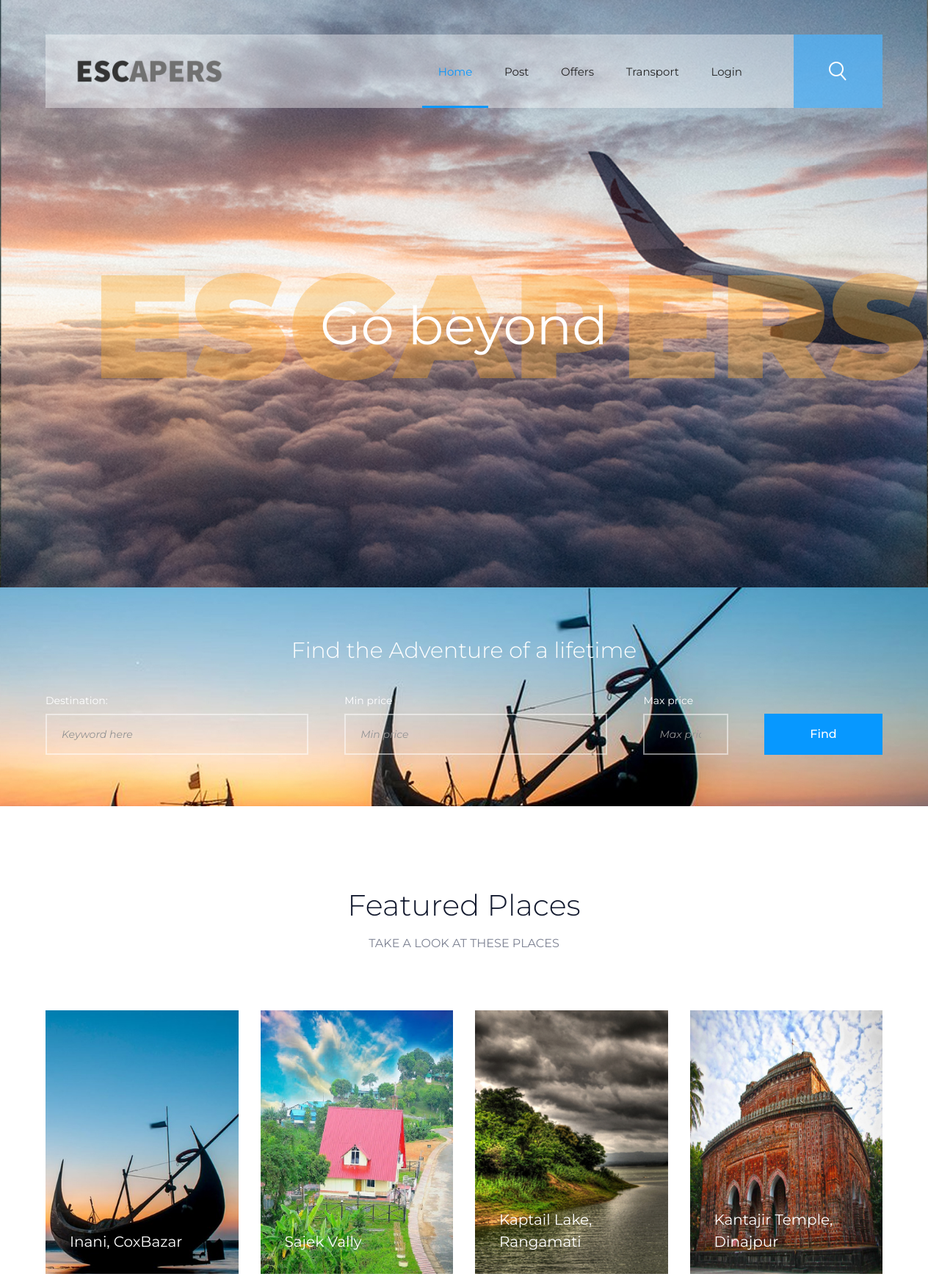
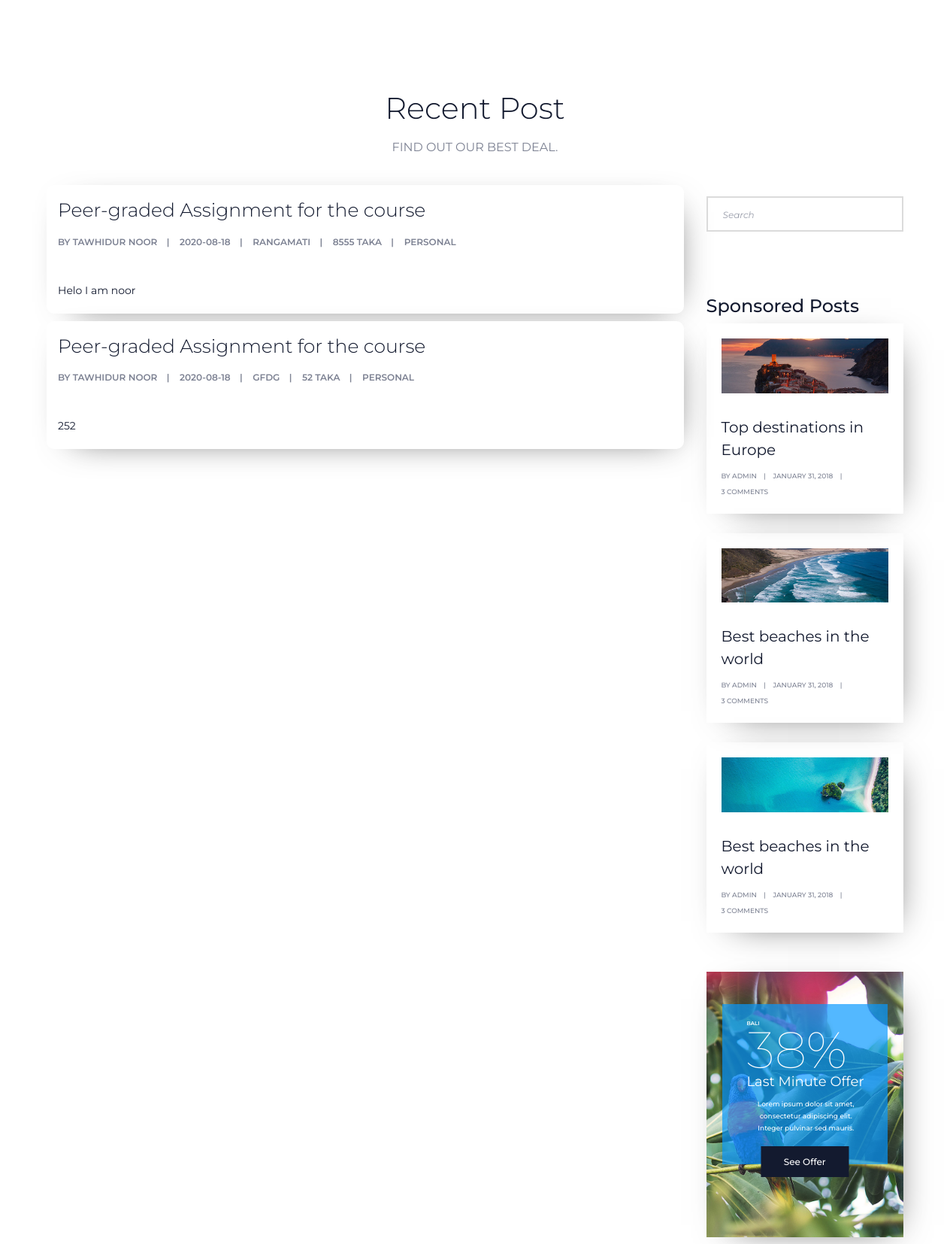
The page / (upper part) on the database its author committed (2 pictures, top to bottom).
### tables this page shows
CREATE TABLE `post_table` (
  `post_id` int(11) NOT NULL,
  `title` varchar(255) NOT NULL,
  `u_id` varchar(100) NOT NULL,
  `created_at` date NOT NULL,
  `held_at` date NOT NULL,
  `num_guest` int(11) NOT NULL,
  `places` varchar(200) NOT NULL,
  `cost` int(11) NOT NULL,
  `tour_type` varchar(20) NOT NULL,
  `post` text NOT NULL
);

CREATE TABLE `users` (
  `u_id` int(11) NOT NULL,
  `f_name` varchar(30) NOT NULL,
  `l_name` varchar(30) NOT NULL,
  `email` varchar(100) NOT NULL,
  `pass_1` varchar(20) NOT NULL,
  `pass_2` varchar(20) NOT NULL,
  `u_type` varchar(20) NOT NULL,
  `pro_pic` varchar(50) NOT NULL
);

### index.php (the view, shortened to what this page needs)
<!DOCTYPE html>
<html lang="en" dir="ltr">
<head>
    <link rel="stylesheet" type="text/css" href="styles/bootstrap4/bootstrap.min.css">
    <link href="plugins/font-awesome-4.7.0/css/font-awesome.min.css" rel="stylesheet" type="text/css">
    <link rel="stylesheet" type="text/css" href="plugins/OwlCarousel2-2.2.1/owl.carousel.css">
    <link rel="stylesheet" type="text/css" href="plugins/OwlCarousel2-2.2.1/owl.theme.default.css">
    <link rel="stylesheet" type="text/css" href="plugins/OwlCarousel2-2.2.1/animate.css">
    <link href="plugins/magnific-popup/magnific-popup.css" rel="stylesheet" type="text/css">
    <link rel="stylesheet" type="text/css" href="styles/main_styles.css">
    <link rel="stylesheet" type="text/css" href="styles/responsive.css">
    <link rel="stylesheet" type="text/css" href="styles/post_responsive.css">
</head>
<body>
    <?php include "HeaderFooter/header.php"; ?>
    <div class="home">
        <div class="home_background" style="background-image:url(images/boat.jpg)"></div>
        <div class="home_content">
            <div class="home_content_inner">
                <div class="home_text_large">ESCAPERS</div>
                <div class="home_text_small">Go beyond</div>
            </div>
        </div>
    </div>
    <div class="find">
        <div class="find_background parallax-window" data-parallax="scroll" data-image-src="images/find.jpg" data-speed="0.8"></div>
        <div class="container">
            <div class="row">
                <div class="col-12">
                    <div class="find_title text-center">Find the Adventure of a lifetime</div>
                </div>
                <div class="col-12">
                    <div class="find_form_container">
                        <form action="#" id="find_form" class="find_form d-flex flex-md-row flex-column align-items-md-center align-items-start justify-content-md-between justify-content-start flex-wrap">
                            <div class="find_item">
                                <div>Destination:</div>
                                <input type="text" class="destination find_input" required="required" placeholder="Keyword here">
                            </div>
                            <div class="find_item">
                                <div>Min price</div>
                                <input type="number" class="destination find_input" required="required" placeholder="Min price">
                            </div>
                            <div class="find_item">
                                <div>Max price</div>
                                <input type="number" class="destination find_input" required="required" placeholder="Max price">
                            </div>
                            <button class="button find_button">Find</button>
                        </form>
                    </div>
                </div>
            </div>
        </div>
    </div>
    <div class="top">
        <div class="container">
            <div class="row">
                <div class="col">
                    <div class="section_title text-center">
                        <h2>Featured Places</h2>
                        <div>take a look at these places</div>
                    </div>
                </div>
            </div>
            <div class="row top_content">
                <div class="col-lg-3 col-md-6 top_col">
                    <div class="top_item">
                        <a href="#">
                            <div class="top_item_image"><img src="images/top_1.jpg" alt="https://unsplash.com/@sgabriel"></div>
                            <div class="top_item_content">
                                <div class="top_item_text">Inani, CoxBazar</div>
                            </div>
                        </a>
                    </div>
                </div>
                <div class="col-lg-3 col-md-6 top_col">
                    <div class="top_item">
                        <a href="#">
                            <div class="top_item_image"><img src="images/top_2.jpg" alt="https://unsplash.com/@jenspeter"></div>
                            <div class="top_item_content">
                                <div class="top_item_text">Sajek Vally</div>
                            </div>
                        </a>
                    </div>
                </div>
                <div class="col-lg-3 col-md-6 top_col">
                    <div class="top_item">
                        <a href="#">
                            <div class="top_item_image"><img src="images/top_3.jpg" alt="https://unsplash.com/@anikindimitry"></div>
                            <div class="top_item_content">
                                <div class="top_item_text">Kaptail Lake, Rangamati</div>
                            </div>
                        </a>
                    </div>
                </div>
                <div class="col-lg-3 col-md-6 top_col">
                    <div class="top_item">
                        <a href="#">
                            <div class="top_item_image"><img src="images/top_4.jpg" alt="https://unsplash.com/@hellolightbulb"></div>
                            <div class="top_item_content">
                                <div class="top_item_text">Kantajir Temple, Dinajpur</div>
                            </div>
                        </a>
                    </div>
                </div>
            </div>
        </div>
    </div>
    <div class="news">
        <div class="container">
            <div class="row">
                <div class="col">
                    <div class="section_title text-center">
                        <h2>Recent Post</h2>
                        <div>Find out our best deal.</div>
                    </div>
                </div>
            </div>
            <br><br>
            <div class="row">
                <div class="col-lg-9">
                    <div class="post_posts">
                        <?php
                        include_once "Backend\connection.php";
                        $sql = "SELECT post_table.post_id, post_table.title, post_table.created_at, post_table.held_at, post_table.num_guest, post_table.places, post_table.cost, post_table.tour_type, post_table.post, users.f_name, users.l_name, users.u_id  FROM post_table INNER JOIN users ON post_table.u_id = users.u_id ORDER BY post_table.created_at DESC";
                        $result = mysqli_query($conn, $sql);
                        if (mysqli_num_rows($result) > 0) {
                            while ($row = mysqli_fetch_assoc($result)) {
                                echo ' <div class="post_post">
                                   <div class="post_title"><a href="postview.php?id=' . $row['post_id'] . '">' . $row['title'] . '</a></div>
                                   <div class="post_meta">
                                       <ul>
                                           <li><a href="/users?id=' . $row['u_id'] . '">by ' . $row['f_name'] . " " . $row['l_name'] . '</a></li>
                                           <li>' . $row['created_at'] . '</li>
                                           <li>' . $row['places'] . '</li>
                                           <li>' . $row['cost'] . ' Taka</li>
                                           <li>' . $row['tour_type'] . '</li>
                                       </ul>
                                   </div>
                                   <div class="post_text">
                                       <p>' . $row['post'] . '</p>
                                   </div>
                               </div> ';
                            }
                        } else {
                            echo "0 results";
                        }
                        ?>
                    </div>
                </div>
                <div class="col-lg-3">
                    <div class="sidebar">
                        <div class="sidebar_search">
                            <input type="search" class="sidebar_search_input" placeholder="Search">
                        </div>
                        <div class="sidebar_featured">
                            <h3>Sponsored Posts</h3>
                            <div class="sidebar_featured_post">
                                <div class="sidebar_featured_image"><img src="images/sidebar_featured_1.jpg" alt="">
                                </div>
                                <div class="sidebar_featured_title"><a href="#">Top destinations in Europe</a></div>
                                <div class="sidebar_featured_meta">
                                    <ul>
                                        <li><a href="#">by admin</a></li>
                                        <li>january 31, 2018</li>
                                        <li><a href="#">3 comments</a></li>
                                    </ul>
                                </div>
                            </div>
                            <div class="sidebar_featured_post">
                                <div class="sidebar_featured_image"><img src="images/sidebar_featured_2.jpg" alt="">
                                </div>
                                <div class="sidebar_featured_title"><a href="#">Best beaches in the world</a></div>
                                <div class="sidebar_featured_meta">
                                    <ul>
                                        <li><a href="#">by admin</a></li>
                                        <li>january 31, 2018</li>
                                        <li><a href="#">3 comments</a></li>
                                    </ul>
                                </div>
                            </div>
                            <div class="sidebar_featured_post">
                                <div class="sidebar_featured_image"><img src="images/sidebar_featured_3.jpg" alt="">
                                </div>
                                <div class="sidebar_featured_title"><a href="#">Best beaches in the world</a></div>
                                <div class="sidebar_featured_meta">
                                    <ul>
                                        <li><a href="#">by admin</a></li>
                                        <li>january 31, 2018</li>
                                        <li><a href="#">3 comments</a></li>
                                    </ul>
                                </div>
                            </div>
                        </div>
                        <div class="sidebar_offers">
                            <div class="sidebar_offer">
                                <div class="sidebar_offer_background" style="background-image:url(images/offer_1.jpg)">
                                </div>
                                <div class="sidebar_offer_content">
                                    <div class="sidebar_offer_destination">bali</div>
                                    <div class="sidebar_offer_percent">38%</div>
                                    <div class="sidebar_offer_title">Last Minute Offer</div>
                                    <div class="sidebar_offer_text">Lorem ipsum dolor sit amet, consectetur adipiscing
                                        elit.
                                        Integer pulvinar sed mauris.</div>
                                    <div class="sidebar_offer_button"><a href="offers.html">See Offer</a></div>
                                </div>
                            </div>
                        </div>
                    </div>
                </div>
            </div>
        </div>
    </div>
</body>
</html>

### HeaderFooter/header.php (shortened to what this page needs)
<header class="header">
    <div class="container">
        <div class="row">
            <div class="col">
                <div class="header_container d-flex flex-row align-items-center justify-content-start">
                    <div class="logo_container">
                        <div class="logo">
                            <div class="logo_image"><img src="images/logo.png" alt=""></div>
                        </div>
                    </div>
                    <nav class="main_nav ml-auto">
                        <ul class="main_nav_list">
                            <?php
                            if (basename($_SERVER['PHP_SELF']) == "index.php") {
                                $index = " active";
                            }
                            ?>
                            <li class="main_nav_item <?php echo $index ?> "><a href="index.php">Home</a></li>
                            <li class="main_nav_item <?php echo $post ?> "><a href="post.php">Post</a></li>
                            <li class="main_nav_item <?php echo $offers ?> "><a href="offers.php">Offers</a></li>
                            <li class="main_nav_item <?php echo $transport ?> "><a href="transport.php">Transport</a>
                            </li>
                            <?php
                            if (!isset($_SESSION['email'])) {
                                echo '<li class="main_nav_item"><a href="LoginRegLogout/login.php?return=' . basename($_SERVER['PHP_SELF']) . ' ">Login</a></li>';
                            } else {
                                echo '<li class="main_nav_item"><a href="profile.php">' . $_SESSION['f_name'] . '</a></li>';
                                echo '<li class="main_nav_item"><a href="LoginRegLogout/logout.php">Logout</a></li>';
                            }
                            ?>
                        </ul>
                    </nav>
                    <div class="search">
                        <form action="#" class="search_form">
                            <button type="submit" class="search_button ml-auto ctrl_class"><img src="images/search.png"
                                    alt=""></button>
                        </form>
                    </div>
                </div>
            </div>
        </div>
    </div>
</header>

### rows shown on the page
post_table: title "Peer-graded Assignment for the course", u.f_name "TAWHIDUR", u.l_name "NOOR", created_at "2020-08-18", places "RANGAMATI", cost "8555", tour_type "PERSONAL", post "Helo I am noor"
post_table: title "Peer-graded Assignment for the course", u.f_name "TAWHIDUR", u.l_name "NOOR", created_at "2020-08-18", places "GFDG", cost "52", tour_type "PERSONAL", post "252"
